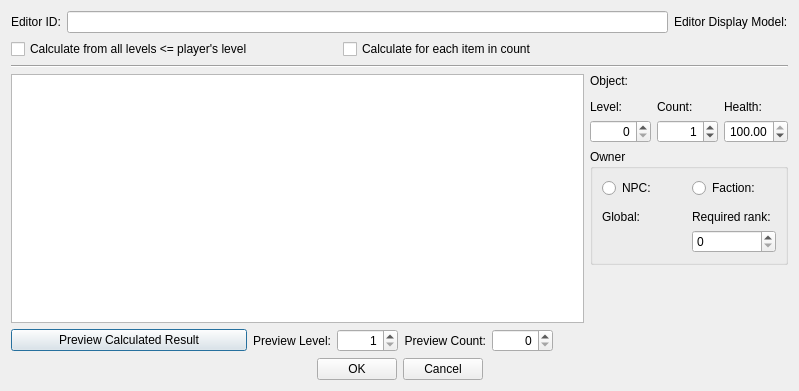
<?xml version="1.0" encoding="UTF-8"?>
<ui version="4.0">
 <class>FormDialogLeveledCharacter</class>
 <widget class="QDialog" name="FormDialogLeveledCharacter">
  <property name="geometry">
   <rect>
    <x>0</x>
    <y>0</y>
    <width>799</width>
    <height>391</height>
   </rect>
  </property>
  <property name="windowTitle">
   <string>Leveled Character</string>
  </property>
  <layout class="QVBoxLayout" name="verticalLayout_3">
   <item>
    <layout class="QGridLayout" name="gridLayout">
     <item row="0" column="1">
      <widget class="QLineEdit" name="editorID"/>
     </item>
     <item row="0" column="0">
      <widget class="QLabel" name="label">
       <property name="text">
        <string>Editor ID:</string>
       </property>
       <property name="buddy">
        <cstring>editorID</cstring>
       </property>
      </widget>
     </item>
     <item row="1" column="0" colspan="2">
      <layout class="QHBoxLayout" name="horizontalLayout">
       <item>
        <widget class="QCheckBox" name="flagCumulativeLevels">
         <property name="whatsThis">
          <string>If this is checked, then the leveled list will use any list entry at or below the player's level. If unchecked, the leveled list will use the list entry that is closest to the player's level without exceeding it.</string>
         </property>
         <property name="text">
          <string>Calculate from all levels &lt;= player's level</string>
         </property>
        </widget>
       </item>
       <item>
        <widget class="QCheckBox" name="flagRecalcPerCount">
         <property name="whatsThis">
          <string>If this list is in another leveled list with a count greater than one, this checkbox determines whether each generated object is the same (unchecked), or whether this leveled list is calculated independently for each generated object (checked).</string>
         </property>
         <property name="text">
          <string>Calculate for each item in count</string>
         </property>
        </widget>
       </item>
      </layout>
     </item>
     <item row="0" column="2" rowspan="2">
      <layout class="QVBoxLayout" name="verticalLayout">
       <item>
        <widget class="QLabel" name="label_2">
         <property name="text">
          <string>Editor Display Model:</string>
         </property>
         <property name="buddy">
          <cstring>model</cstring>
         </property>
        </widget>
       </item>
       <item>
        <widget class="DKFormNIFPicker" name="model">
         <property name="whatsThis">
          <string>This can be used to override the Creation Kit's standard marker used to render this list when it's placed in the world.</string>
         </property>
        </widget>
       </item>
      </layout>
     </item>
    </layout>
   </item>
   <item>
    <widget class="Line" name="line">
     <property name="orientation">
      <enum>Qt::Horizontal</enum>
     </property>
    </widget>
   </item>
   <item>
    <layout class="QHBoxLayout" name="horizontalLayout_2">
     <item>
      <widget class="QTableView" name="view"/>
     </item>
     <item>
      <layout class="QVBoxLayout" name="verticalLayout_2">
       <item>
        <widget class="QLabel" name="label_3">
         <property name="text">
          <string>Object:</string>
         </property>
         <property name="buddy">
          <cstring>entryForm</cstring>
         </property>
        </widget>
       </item>
       <item>
        <widget class="DKFormPicker" name="entryForm"/>
       </item>
       <item>
        <layout class="QGridLayout" name="gridLayout_3">
         <item row="0" column="0">
          <widget class="QLabel" name="label_6">
           <property name="text">
            <string>Level:</string>
           </property>
           <property name="buddy">
            <cstring>entryLevel</cstring>
           </property>
          </widget>
         </item>
         <item row="0" column="2">
          <widget class="QLabel" name="label_8">
           <property name="text">
            <string>Health:</string>
           </property>
           <property name="buddy">
            <cstring>entryHealth</cstring>
           </property>
          </widget>
         </item>
         <item row="0" column="1">
          <widget class="QLabel" name="label_7">
           <property name="text">
            <string>Count:</string>
           </property>
           <property name="buddy">
            <cstring>entryCount</cstring>
           </property>
          </widget>
         </item>
         <item row="1" column="0">
          <widget class="QSpinBox" name="entryLevel">
           <property name="whatsThis">
            <string>The level associated with this list item. Whether the list item is selected will depend on how this level compares to the player's level. Note that this is not the level of the actor that this list item will generate.</string>
           </property>
           <property name="alignment">
            <set>Qt::AlignRight|Qt::AlignTrailing|Qt::AlignVCenter</set>
           </property>
           <property name="minimum">
            <number>0</number>
           </property>
           <property name="maximum">
            <number>65535</number>
           </property>
          </widget>
         </item>
         <item row="1" column="1">
          <widget class="QSpinBox" name="entryCount">
           <property name="whatsThis">
            <string>Not used.</string>
           </property>
           <property name="alignment">
            <set>Qt::AlignRight|Qt::AlignTrailing|Qt::AlignVCenter</set>
           </property>
           <property name="maximum">
            <number>65535</number>
           </property>
           <property name="value">
            <number>1</number>
           </property>
          </widget>
         </item>
         <item row="1" column="2">
          <widget class="QDoubleSpinBox" name="entryHealth">
           <property name="whatsThis">
            <string>Not used.</string>
           </property>
           <property name="alignment">
            <set>Qt::AlignRight|Qt::AlignTrailing|Qt::AlignVCenter</set>
           </property>
           <property name="maximum">
            <double>100.000000000000000</double>
           </property>
           <property name="value">
            <double>100.000000000000000</double>
           </property>
          </widget>
         </item>
        </layout>
       </item>
       <item>
        <widget class="QGroupBox" name="entryOwnerGroupbox">
         <property name="whatsThis">
          <string extracomment="This data is unused, but someone could still set it in the CK. We should keep it visible both for consistency with the CK, and so that if someone wants to sever references from this data to a form -- references that can be set in the CK -- they don't need xEdit to do it.">Ownership data is not applied to generated actors.</string>
         </property>
         <property name="title">
          <string>Owner</string>
         </property>
         <layout class="QGridLayout" name="gridLayout_2">
          <item row="2" column="1">
           <widget class="QLabel" name="label_5">
            <property name="text">
             <string>Required rank:</string>
            </property>
            <property name="buddy">
             <cstring>entryOwnerRank</cstring>
            </property>
           </widget>
          </item>
          <item row="1" column="1">
           <widget class="DKFormPicker" name="entryOwnerFaction"/>
          </item>
          <item row="0" column="0">
           <widget class="QRadioButton" name="entryOwnerTypeActorBase">
            <property name="text">
             <string>NPC:</string>
            </property>
           </widget>
          </item>
          <item row="0" column="1">
           <widget class="QRadioButton" name="entryOwnerTypeFaction">
            <property name="text">
             <string>Faction:</string>
            </property>
           </widget>
          </item>
          <item row="1" column="0">
           <widget class="DKFormPicker" name="entryOwnerActorBase"/>
          </item>
          <item row="2" column="0">
           <widget class="QLabel" name="label_4">
            <property name="text">
             <string>Global:</string>
            </property>
            <property name="buddy">
             <cstring>entryOwnerGlobal</cstring>
            </property>
           </widget>
          </item>
          <item row="3" column="1">
           <widget class="QSpinBox" name="entryOwnerRank"/>
          </item>
          <item row="3" column="0">
           <widget class="DKFormPicker" name="entryOwnerGlobal"/>
          </item>
         </layout>
        </widget>
       </item>
       <item>
        <spacer name="verticalSpacer">
         <property name="orientation">
          <enum>Qt::Vertical</enum>
         </property>
         <property name="sizeHint" stdset="0">
          <size>
           <width>20</width>
           <height>40</height>
          </size>
         </property>
        </spacer>
       </item>
      </layout>
     </item>
    </layout>
   </item>
   <item>
    <layout class="QHBoxLayout" name="previewLayout" stretch="1,0,0,0,0,1">
     <item>
      <widget class="QPushButton" name="buttonPreviewLLCalc">
       <property name="whatsThis">
        <string>Given a preview level (the level of a hypothetical player) and a preview count (the number of entities to generate), generate sample output using this leveled list.</string>
       </property>
       <property name="text">
        <string>Preview Calculated Result</string>
       </property>
      </widget>
     </item>
     <item>
      <widget class="QLabel" name="label_9">
       <property name="text">
        <string>Preview Level:</string>
       </property>
       <property name="alignment">
        <set>Qt::AlignRight|Qt::AlignTrailing|Qt::AlignVCenter</set>
       </property>
       <property name="buddy">
        <cstring>previewLevel</cstring>
       </property>
      </widget>
     </item>
     <item>
      <widget class="QSpinBox" name="previewLevel">
       <property name="alignment">
        <set>Qt::AlignRight|Qt::AlignTrailing|Qt::AlignVCenter</set>
       </property>
       <property name="minimum">
        <number>1</number>
       </property>
       <property name="maximum">
        <number>65535</number>
       </property>
      </widget>
     </item>
     <item>
      <widget class="QLabel" name="label_10">
       <property name="text">
        <string>Preview Count:</string>
       </property>
       <property name="alignment">
        <set>Qt::AlignRight|Qt::AlignTrailing|Qt::AlignVCenter</set>
       </property>
       <property name="buddy">
        <cstring>previewCount</cstring>
       </property>
      </widget>
     </item>
     <item>
      <widget class="QSpinBox" name="previewCount">
       <property name="alignment">
        <set>Qt::AlignRight|Qt::AlignTrailing|Qt::AlignVCenter</set>
       </property>
       <property name="maximum">
        <number>65535</number>
       </property>
      </widget>
     </item>
     <item>
      <spacer name="horizontalSpacer_3">
       <property name="orientation">
        <enum>Qt::Horizontal</enum>
       </property>
       <property name="sizeHint" stdset="0">
        <size>
         <width>40</width>
         <height>20</height>
        </size>
       </property>
      </spacer>
     </item>
    </layout>
   </item>
   <item>
    <layout class="QHBoxLayout" name="buttonsLayout">
     <item>
      <spacer name="horizontalSpacer">
       <property name="orientation">
        <enum>Qt::Horizontal</enum>
       </property>
       <property name="sizeHint" stdset="0">
        <size>
         <width>40</width>
         <height>20</height>
        </size>
       </property>
      </spacer>
     </item>
     <item>
      <widget class="QPushButton" name="buttonOK">
       <property name="text">
        <string>OK</string>
       </property>
      </widget>
     </item>
     <item>
      <widget class="QPushButton" name="buttonCancel">
       <property name="text">
        <string>Cancel</string>
       </property>
      </widget>
     </item>
     <item>
      <spacer name="horizontalSpacer_2">
       <property name="orientation">
        <enum>Qt::Horizontal</enum>
       </property>
       <property name="sizeHint" stdset="0">
        <size>
         <width>40</width>
         <height>20</height>
        </size>
       </property>
      </spacer>
     </item>
    </layout>
   </item>
  </layout>
 </widget>
 <customwidgets>
  <customwidget>
   <class>DKFormPicker</class>
   <extends>QWidget</extends>
   <header>widgets/DKFormPicker.h</header>
  </customwidget>
  <customwidget>
   <class>DKFormNIFPicker</class>
   <extends>QWidget</extends>
   <header>widgets/DKFormNIFPicker.h</header>
  </customwidget>
 </customwidgets>
 <tabstops>
  <tabstop>editorID</tabstop>
  <tabstop>flagCumulativeLevels</tabstop>
  <tabstop>flagRecalcPerCount</tabstop>
  <tabstop>model</tabstop>
  <tabstop>view</tabstop>
  <tabstop>entryForm</tabstop>
  <tabstop>entryLevel</tabstop>
  <tabstop>entryCount</tabstop>
  <tabstop>entryHealth</tabstop>
  <tabstop>entryOwnerTypeActorBase</tabstop>
  <tabstop>entryOwnerTypeFaction</tabstop>
  <tabstop>entryOwnerActorBase</tabstop>
  <tabstop>entryOwnerGlobal</tabstop>
  <tabstop>entryOwnerFaction</tabstop>
  <tabstop>entryOwnerRank</tabstop>
  <tabstop>buttonPreviewLLCalc</tabstop>
  <tabstop>previewLevel</tabstop>
  <tabstop>previewCount</tabstop>
  <tabstop>buttonOK</tabstop>
  <tabstop>buttonCancel</tabstop>
 </tabstops>
 <resources/>
 <connections/>
</ui>
